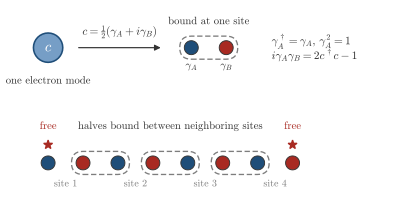

This chart was generated by the following Python code:
"""Session 5, one electron mode is two Majorana halves, and what matters is which halves are bound together."""
import os, sys
sys.path.insert(0, os.path.join(os.path.dirname(os.path.abspath(__file__)), '..'))
import numpy as np
from matplotlib.patches import Circle, FancyBboxPatch
import style

# the algebra that the figure shows, checked on the two-dimensional Fock space of one mode
c = np.array([[0, 1], [0, 0]], complex)
gA, gB = c + c.conj().T, -1j * (c - c.conj().T)
assert np.allclose(gA @ gA, np.eye(2)) and np.allclose(gB @ gB, np.eye(2)) and np.allclose(gA @ gB + gB @ gA, 0)
assert np.allclose(0.5 * (gA + 1j * gB), c)
assert np.allclose(1j * gA @ gB, 2 * c.conj().T @ c - np.eye(2))     # the parity of the mode is i gamma_A gamma_B

import matplotlib.pyplot as plt
fig, ax = plt.subplots(figsize=(style.WIDTH_CM * style.CM, 6.6 * style.CM))
ax.axis('off')
ax.set_aspect('equal')

def capsule(x0, x1, y, r=0.33, color=style.MUTED):
    ax.add_patch(FancyBboxPatch((x0 - r, y - r), x1 - x0 + 2 * r, 2 * r, boxstyle=f'round,pad=0,rounding_size={r}',
                                fc='none', ec=color, lw=1.0, ls=(0, (4, 2))))

def ball(x, y, name, col, r=0.2, free=False):
    ax.add_patch(Circle((x, y), r, fc=col, ec=style.INK, lw=0.7, zorder=3))
    style.label(ax, x, y - 0.52, name, fontsize=8)

# top row, one electron mode and its two halves
y = 3.3
ax.add_patch(Circle((0.6, y), 0.42, fc=style.LIGHT, ec=style.ACCENT, lw=1.2))
style.label(ax, 0.6, y, r'$c$', color='white', fontsize=11, zorder=4)
style.label(ax, 0.6, y - 0.95, 'one electron mode', fontsize=8)
ax.annotate('', xy=(3.9, y), xytext=(1.4, y), arrowprops=dict(arrowstyle='-|>', color=style.INK, lw=0.9, mutation_scale=9))
style.label(ax, 2.65, y + 0.45, r'$c=\frac{1}{2}(\gamma_A+i\gamma_B)$', fontsize=8.5)
ball(4.7, y, r'$\gamma_A$', style.ACCENT)
ball(5.7, y, r'$\gamma_B$', style.BROKEN)
capsule(4.7, 5.7, y)
style.label(ax, 5.2, y + 0.75, r'bound at one site', fontsize=8)
style.label(ax, 7.0, y, r'$\gamma_A^\dagger=\gamma_A$, $\gamma_A^2=1$' + '\n' + r'$i\gamma_A\gamma_B=2c^\dagger c-1$', fontsize=8.5, ha='left')

# bottom row, four sites, halves bound between neighboring sites, two halves left free
y = 0.0
xs = np.arange(8) * 1.0 + 0.6
for i, x in enumerate(xs):
    col = style.ACCENT if i % 2 == 0 else style.BROKEN
    ball(x, y, '', col)
for n in range(4):
    style.label(ax, xs[2 * n] + 0.5, y - 0.6, rf'site {n+1}', fontsize=7.5, color=style.MUTED)
for n in range(3):
    capsule(xs[2 * n + 1], xs[2 * n + 2], y)
for x in (xs[0], xs[-1]):
    ax.plot([x], [y + 0.52], marker='*', color=style.BROKEN, ms=7, ls='none')
style.label(ax, xs[0], y + 1.05, 'free', color=style.BROKEN, fontsize=8)
style.label(ax, xs[-1], y + 1.05, 'free', color=style.BROKEN, fontsize=8)
style.label(ax, 4.1, y + 1.05, r'halves bound between neighboring sites', fontsize=8)
ax.set_xlim(-0.3, 10.4); ax.set_ylim(-1.0, 4.5)
style.save(fig, __file__)
